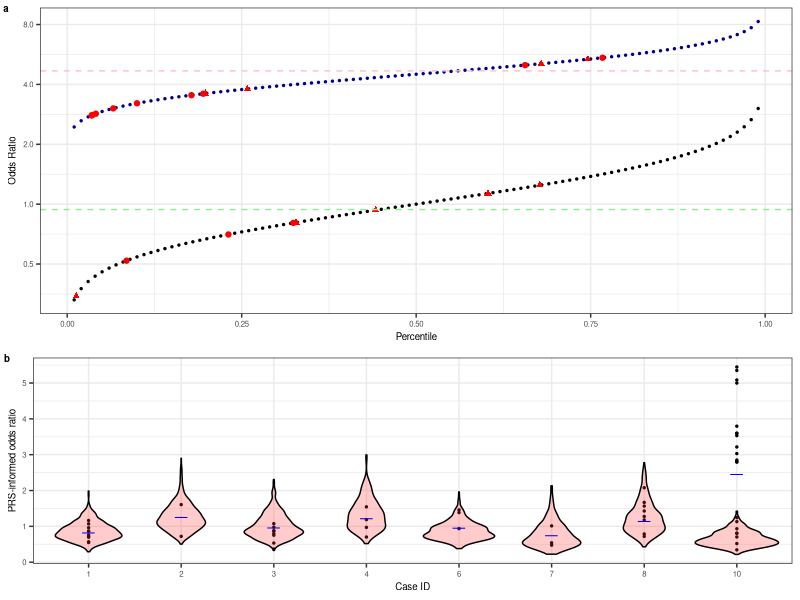

The R source for this figure:
library(data.table)
library(dplyr)
library(ggplot2)
library(ggpubr)

#Figure 2A
## with brca

## embryo simulation results

emb <- fread("./data/indivbrca_data_noids.csv")

## with original beta

emb <- emb %>%
    mutate(logOdds = beta_PRS*resid_zscore_EUR) %>%
    mutate(OR = exp(logOdds)*gene_OR)


df2 <- data.frame(percentile=rep(seq(.01, .99, by=.01), 2),
                  BRCA1_variant=c(rep(0, 99), rep(1, 99)),
                  Gene_Odds_Ratio=c(rep(1, 99), rep(4.5, 99)),
                  beta=c(rep(emb$beta_PRS[emb$BRCA=="negative"][1], 99),
                         rep(emb$beta_PRS[emb$BRCA=="positive"][1], 99)
                         )
                  )

df2 <- df2 %>%
    mutate(zscore = qnorm(percentile)) %>%
    mutate(OR = exp(zscore*beta)*Gene_Odds_Ratio)


### plot

fig2a<-ggplot() +
    geom_point(data=df2, aes(percentile, OR, color=factor(BRCA1_variant)), size=0.5) +
    scale_color_manual(values=c("black", "darkblue", "red", "red")) +
    geom_point(data=emb, aes(resid_percentile, OR, color=sex, shape=sex), size=1.5) +
    scale_shape_manual(values = c(19,17)) +
    scale_y_continuous(trans='log2') +
    geom_hline(yintercept=c(0.94, 1.04*4.5), linetype='dashed', color=c('lightgreen', 'pink'), size=0.5) +
    theme_bw() + 
    theme(legend.position = "none") + theme(text = element_text(size = 7)) +
    xlab("Percentile") +
    ylab("Odds Ratio")

## Figure 2B
#Read data into a table
oddsratios<-read.table("./data/retro.or.breastcancer.txt", header=T)
sims<-read.table("./data/retro.breastcancer_ors_sims.txt", header=T)
parents<-read.table("./data/retro.breastcancer_ors_parents.txt", header=T)

fig2b<-ggplot(data=oddsratios,aes(x=as.factor(caseid),y=oddsratio,fill=as.factor(phenotype)),show.legend=FALSE) + geom_point(data=oddsratios,aes(x=as.factor(caseid),y=oddsratio), shape = 21,size=0.5, color="black", fill="black", alpha=1,show.legend=FALSE) + theme(panel.border = element_rect(colour = "black", fill=NA, size=0.1),strip.background = element_blank())+geom_violin(data=sims,aes(x=as.factor(caseid),y=oddsratio),alpha=0.25, position = position_dodge(width = .75),size=.5,color="black",fill="#FF3333",show.legend=FALSE)+scale_fill_viridis_d( option = "D")+theme_bw()+ylab("PRS-informed odds ratio") + xlab("Case ID") + theme(text = element_text(size = 7))+geom_point(data=parents,aes(x=as.factor(caseid),y=oddsratio), shape = 95,size=5, color="blue", fill="blue", alpha=1,show.legend=FALSE)

#Joint plot
#ggsave("./figures/fig2.png", dpi=600)
combinedplot<-ggarrange(fig2a, fig2b, ncol=1,labels=c("a","b"),heights=c(1.75,1.25),font.label=list(color="black", size=7),hjust=-0.65)

ggsave("./figures/Fig2.pdf", plot=combinedplot, dpi=300, width=88, height=130, units=c("mm"), device="pdf")






